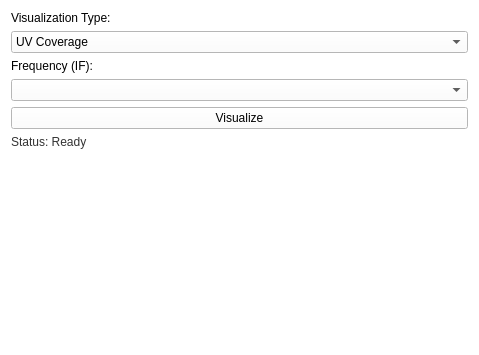
<?xml version="1.0" encoding="UTF-8"?>
<ui version="4.0">
 <class>tab_visualize_observation</class>
 <widget class="QWidget" name="tab_visualize_observation">
  <property name="geometry">
   <rect>
    <x>0</x>
    <y>0</y>
    <width>479</width>
    <height>355</height>
   </rect>
  </property>
  <property name="windowTitle">
   <string>Form</string>
  </property>
  <property name="styleSheet">
   <string notr="true">background-color: #ffffff; font-family: Arial;</string>
  </property>
  <layout class="QVBoxLayout" name="verticalLayout">
   <item>
    <widget class="QLabel" name="label_plot_type">
     <property name="font">
      <font>
       <family>Arial</family>
       <pointsize>9</pointsize>
      </font>
     </property>
     <property name="text">
      <string>Visualization Type:</string>
     </property>
    </widget>
   </item>
   <item>
    <widget class="QComboBox" name="combo_plot_type">
     <property name="font">
      <font>
       <family>Arial</family>
       <pointsize>9</pointsize>
      </font>
     </property>
     <item>
      <property name="text">
       <string>UV Coverage</string>
      </property>
     </item>
     <item>
      <property name="text">
       <string>Source Visibility</string>
      </property>
     </item>
     <item>
      <property name="text">
       <string>Sun Angles</string>
      </property>
     </item>
     <item>
      <property name="text">
       <string>Az/El or HA/Dec</string>
      </property>
     </item>
     <item>
      <property name="text">
       <string>Time on Source</string>
      </property>
     </item>
     <item>
      <property name="text">
       <string>Beam Pattern</string>
      </property>
     </item>
     <item>
      <property name="text">
       <string>Synthesized Beam</string>
      </property>
     </item>
     <item>
      <property name="text">
       <string>Baseline Projections</string>
      </property>
     </item>
     <item>
      <property name="text">
       <string>Mollweide Tracks</string>
      </property>
     </item>
    </widget>
   </item>
   <item>
    <widget class="QLabel" name="label_freq">
     <property name="font">
      <font>
       <family>Arial</family>
       <pointsize>9</pointsize>
      </font>
     </property>
     <property name="text">
      <string>Frequency (IF):</string>
     </property>
    </widget>
   </item>
   <item>
    <widget class="QComboBox" name="combo_freq">
     <property name="font">
      <font>
       <family>Arial</family>
       <pointsize>9</pointsize>
      </font>
     </property>
    </widget>
   </item>
   <item>
    <widget class="QPushButton" name="btn_visualize">
     <property name="font">
      <font>
       <family>Arial</family>
       <pointsize>9</pointsize>
      </font>
     </property>
     <property name="text">
      <string>Visualize</string>
     </property>
     <property name="icon">
      <iconset>
       <normaloff>:/icons/plot_icon.svg</normaloff>:/icons/plot_icon.svg</iconset>
     </property>
    </widget>
   </item>
   <item>
    <widget class="QLabel" name="lbl_status">
     <property name="font">
      <font>
       <family>Arial</family>
       <pointsize>9</pointsize>
      </font>
     </property>
     <property name="styleSheet">
      <string notr="true">color: #333333;</string>
     </property>
     <property name="text">
      <string>Status: Ready</string>
     </property>
    </widget>
   </item>
   <item>
    <spacer name="verticalSpacer">
     <property name="orientation">
      <enum>Qt::Orientation::Vertical</enum>
     </property>
     <property name="sizeHint" stdset="0">
      <size>
       <width>20</width>
       <height>40</height>
      </size>
     </property>
    </spacer>
   </item>
  </layout>
 </widget>
 <resources>
  <include location="../gui/rc_icons.qrc"/>
 </resources>
 <connections/>
</ui>
